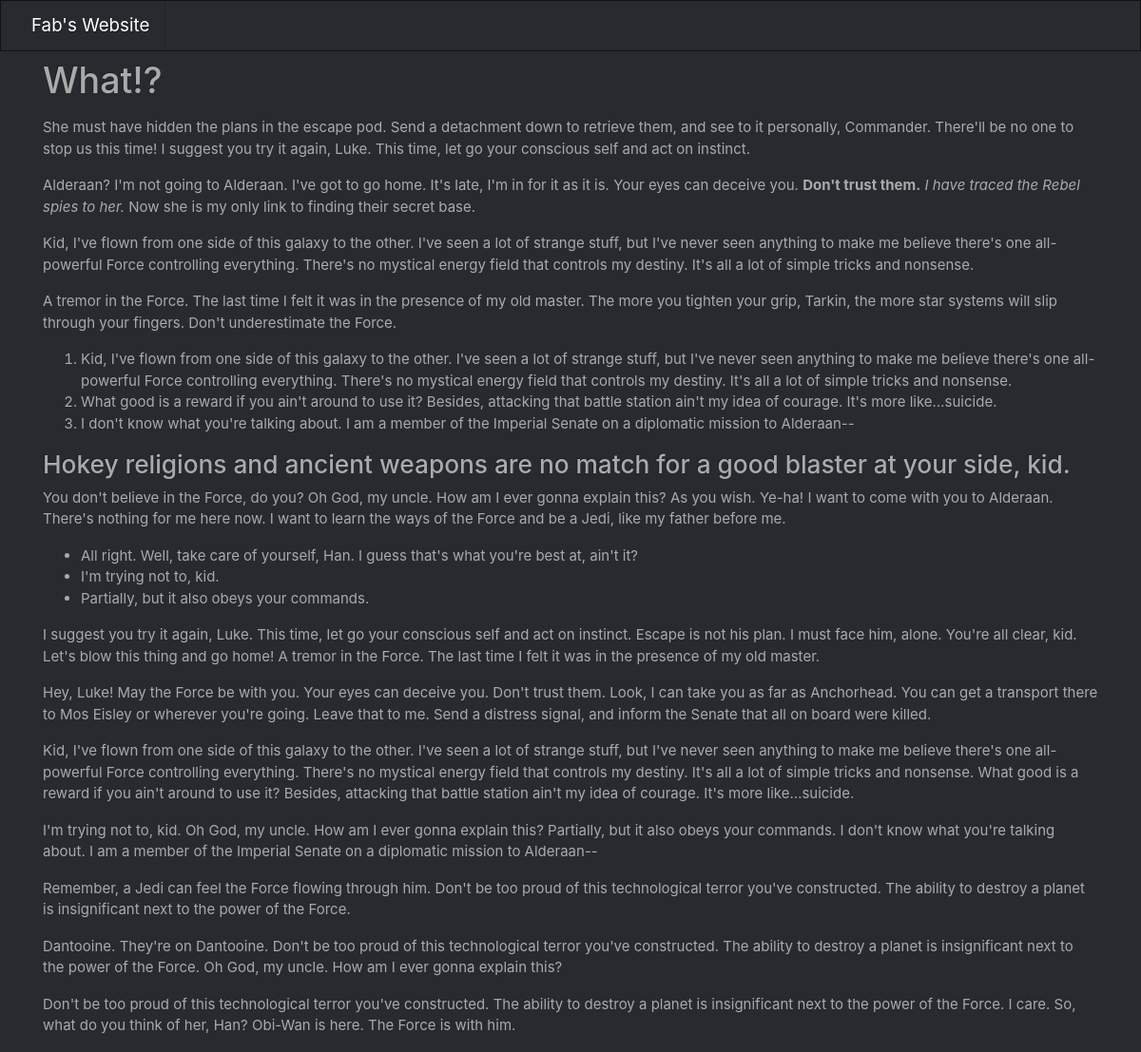
The page /index.php?p=article&id=1 on the database its author committed.
### tables this page shows
CREATE TABLE `articles` (
  `id` int(11) NOT NULL,
  `title` varchar(255) NOT NULL,
  `content` longtext NOT NULL,
  `date` datetime NOT NULL,
  `category_id` int(11) NOT NULL
);

### app/Autoloader.php (called while the page is built, shortened)
<?php
class Autoloader
{
    static function autoload($class)
    {
        if(strpos($class, __NAMESPACE__.'\\') === 0){
            $class = str_replace(__NAMESPACE__.'\\', '', $class);
            $class = str_replace('\\', '/', $class);
        }
    }
}

### app/App.php (called while the page is built, shortened)
<?php
class App {
    private static $database;
    public static function getDb(){
        if(self::$database === null){
            self::$database = new Database(self::DB_NAME, self::DB_USER, self::DB_PASS, self::DB_HOST, self::DB_PORT);
        }
        return self::$database;
    }
}

### app/Database.php (called while the page is built, shortened)
<?php
class Database
{
    private $pdo = null;
    public function __construct()
    {
        $this->db_name = "sites";
        $this->db_user = "fab";
        $this->db_pass = "";
        $this->db_host = "localhost";
        $this->db_port = 8000;
    }
    private function getPDO()
    {
        if ($this->pdo === null) {
            try {
                $pdo = new PDO("mysql:dbname=" . $this->db_name . ";host=" . $this->db_host . ";port=". $this->db_port, $this->db_user, $this->db_pass);
                $pdo->setAttribute(PDO::ATTR_ERRMODE, PDO::ERRMODE_EXCEPTION);
                $pdo->exec("SET CHARACTER SET utf8");
                $this->pdo = $pdo;
            } catch (PDOException $e) {
                echo 'Pas de connexion a la BDD : ' . $e->getMessage();
                die();
            }
        }
        return $this->pdo;
    }
    public function prepare ($statement, $attributes, $class_name, $one = false){
        $req = $this->getPDO()->prepare($statement);
        $req->execute($attributes);
        $req->setFetchMode(PDO::FETCH_CLASS, $class_name);
        if ($one) {
            $data = $req->fetch();
        }else{
            $data = $req->fetchAll();
        }
        return $data;
    }
}

### pages/single.php (the view)
<?php
$post = App\App::getDb()->prepare('SELECT * FROM articles WHERE id = ?',
    [$_GET['id']],'App\Table\Article', true);
?>
<h1><?= $post->title; ?></h1>
<p><?= $post->content; ?></p>

### rows shown on the page
articles: title "What!?", content "She must have hidden the plans in the escape pod. Send a detachment down to retrieve them, and see to it personally, Commander. There'll be no one to stop us this time! I suggest you try it again, Luke. This time, let go your conscious self and act on instinct. Alderaan? I'm not going to Alderaan. I've got to go home. It's late, I'm in for it as it is. Your eyes can deceive you. Don't trust them. I have traced the Rebel spies to her. Now she is my only link to finding their secret base. Kid, I've flown from one side of this galaxy to the other. I've seen a lot of strange stuff, but I've never seen anything to make me believe there's one all-powerful Force controlling everything. There's no…"
